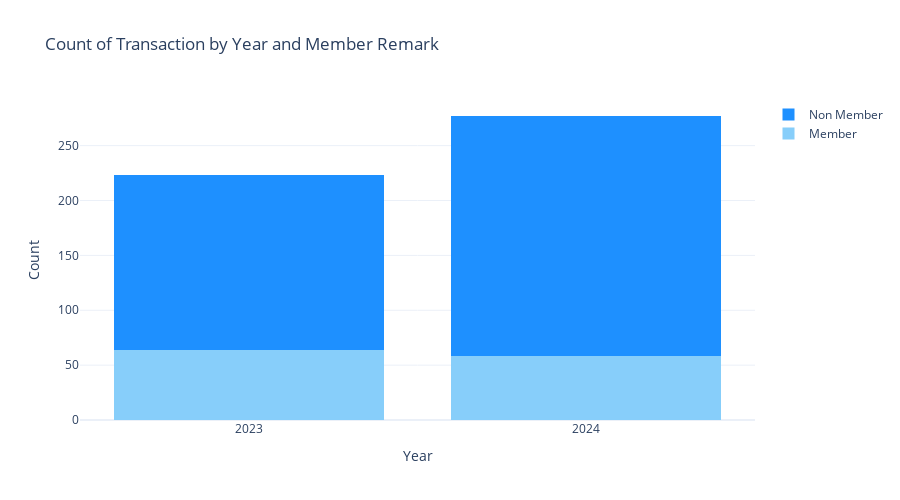

Notebook code for this chart:
### Code cell
import pandas as pd
import plotly.graph_objects as go

# Convert 'TANGGAL' column to datetime and handle errors
data['TANGGAL'] = pd.to_datetime(data['TANGGAL'], errors='coerce')

# Exclude year 2022 in the 'TANGGAL' column
data = data[data['TANGGAL'].dt.year != 2022]

# Recode 'Member Remark': 0 -> 'Non Member', 1 -> 'Member'
# data['Member Remark'] = data['Member Remark'].map({0.0: 'Non Member', 1.0: 'Member'})

# Extract the year from the 'TANGGAL' column
data['Year'] = data['TANGGAL'].dt.year

# Group the data by Year and Member Remark and count occurrences
grouped_counts = data.groupby(['Year', 'Member Remark']).size().unstack(fill_value=0)

# Convert the index to string for proper display in Plotly
grouped_counts.index = grouped_counts.index.astype(int).astype(str)

# Create a stacked bar chart with Plotly
fig = go.Figure()

colors = {'Member': '#87CEFA', 'Non Member': '#1E90FF'}
# Add a bar trace for each Member Remark category to stack them
for remark in grouped_counts.columns:
    fig.add_trace(go.Bar(
        x=grouped_counts.index,
        y=grouped_counts[remark],
        name=remark,
        marker=dict(color=colors[remark],line=dict(width=0))
    ))

# Update layout for title, labels, and stacking mode
fig.update_layout(
    title='Count of Transaction by Year and Member Remark',
    xaxis_title='Year',
    yaxis_title='Count',
    xaxis=dict(type='category'),
    template='plotly_white',
    barmode='stack',  # Stack the bars on top of each other
    width=900,
    height=500
)

# Display the chart
fig.show()

### Figure 1 — Plotly figure (JSON) as saved in the notebook; plotly's stock layout.template omitted (floating-point values rounded to 4 significant figures)
{"data": [{"marker": {"color": "#87CEFA", "line": {"width": 0}}, "name": "Member", "type": "bar", "x": ["2023", "2024"], "y": [64, 58]}, {"marker": {"color": "#1E90FF", "line": {"width": 0}}, "name": "Non Member", "type": "bar", "x": ["2023", "2024"], "y": [159, 219]}], "layout": {"barmode": "stack", "height": 500, "title": {"text": "Count of Transaction by Year and Member Remark"}, "width": 900, "xaxis": {"title": {"text": "Year"}, "type": "category"}, "yaxis": {"title": {"text": "Count"}}}}
